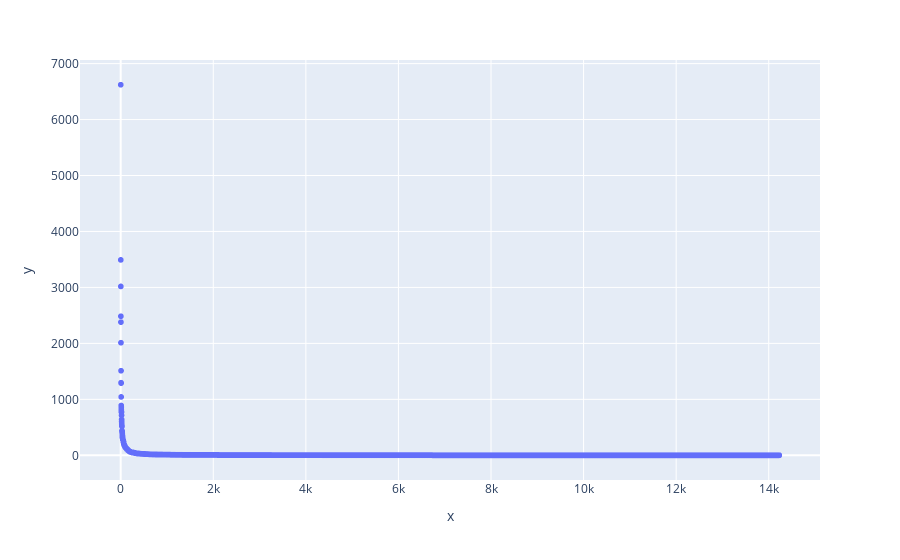

The notebook cell this image was saved under:
### Code cell
values = np.array(sorted(list(words_dict.values()),reverse=True))
m = len(values)
index = np.array(range(m))+1
px.scatter(x=index,y=values)

### Figure 1 — Plotly figure (JSON) as saved in the notebook; plotly's stock layout.template omitted (floating-point values rounded to 4 significant figures; data arrays with more than 128 entries replaced by an {"elided": "..."} marker saying what was removed)
{"data": [{"hovertemplate": "x=%{x}<br>y=%{y}<extra></extra>", "legendgroup": "", "marker": {"color": "#636efa", "symbol": "circle"}, "mode": "markers", "name": "", "showlegend": false, "type": "scattergl", "x": {"elided": "14227 int values"}, "xaxis": "x", "y": {"elided": "14227 int values"}, "yaxis": "y"}], "layout": {"legend": {"tracegroupgap": 0}, "margin": {"t": 60}, "xaxis": {"anchor": "y", "domain": [0, 1], "title": {"text": "x"}}, "yaxis": {"anchor": "x", "domain": [0, 1], "title": {"text": "y"}}}}
